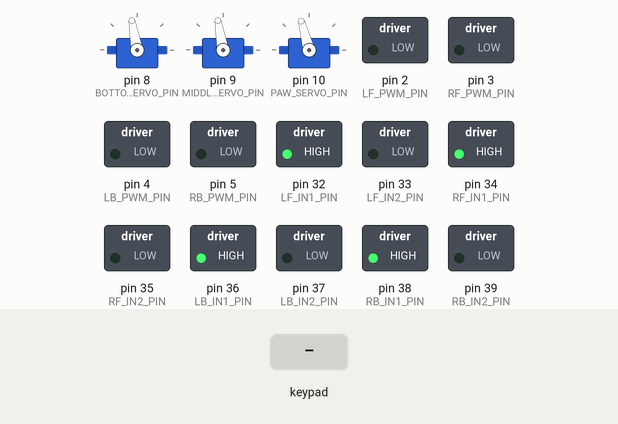
This sketch was run on a simulated Arduino Mega 2560, built with avr-gcc and run on an emulated ATmega2560. On the bench: 3 × servo, switched loads named in the sketch (green lamp = pin HIGH). The inputs (shaded band) are chosen by the test bench.

Above: at 2.2 s.
2.3 s: key 'U' pressed
At 3.7 s:
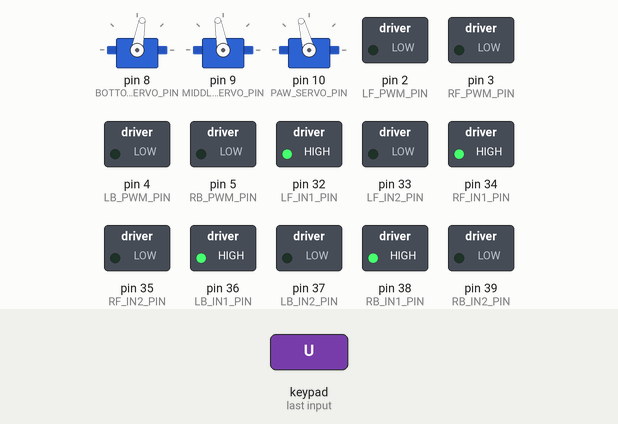
4.1 s: key 'L' pressed
At 5.0 s:
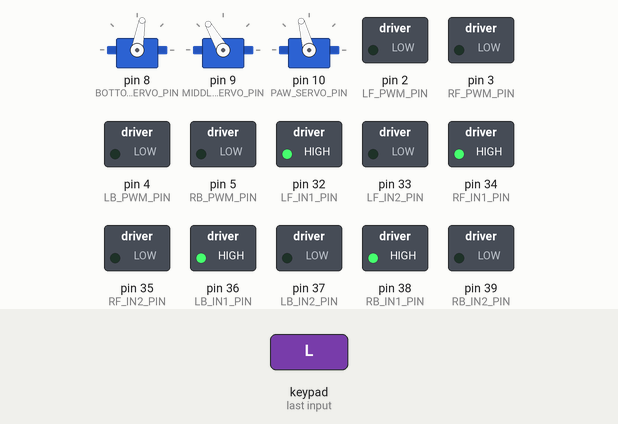
5.9 s: key 'D' pressed
At 7.4 s:
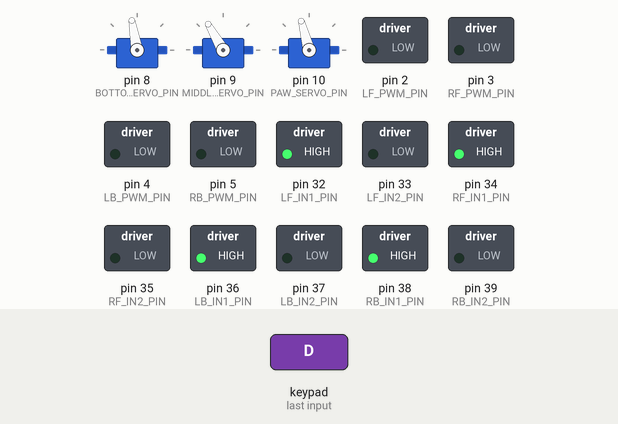
7.7 s: key 'S' pressed
At 9.1 s:
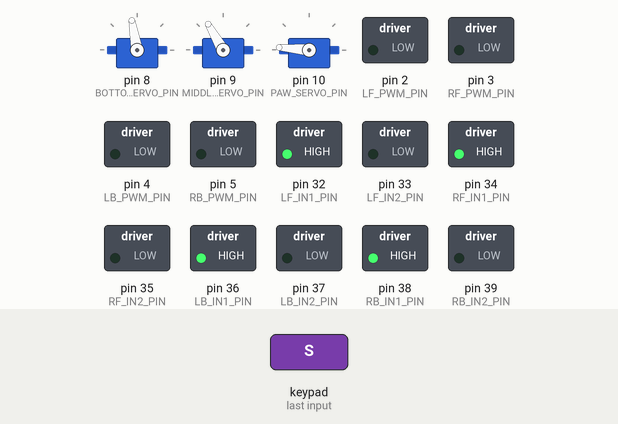
9.4 s: key 'R' pressed
At 10.7 s:
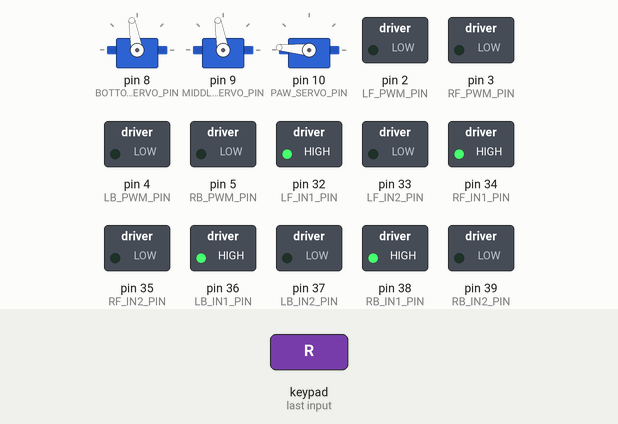
11.3 s: key 'O' pressed
At 12.1 s:
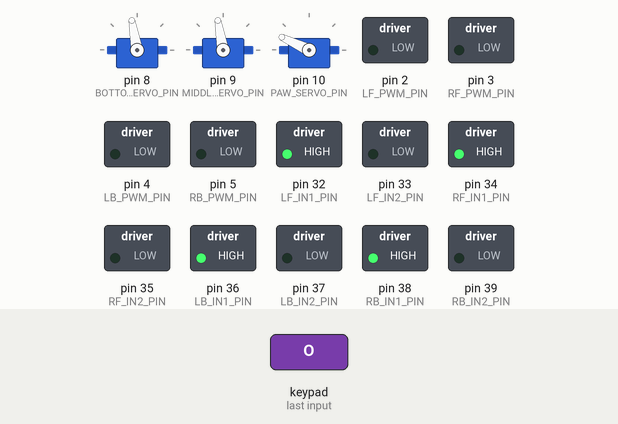
Timing chart, 0 to 14.2 s (numbered marks = the images above; inputs shaded):
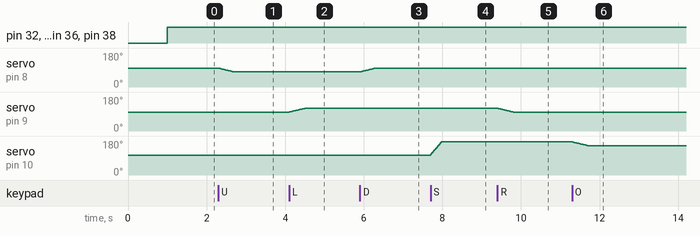

Measured:
- after the input at 2.3 s, servo on pin 8 (BOTTOM_SERVO_PIN): moves from 100° to 80° over 0.39 s, starting at once
- after the input at 4.1 s, servo on pin 9 (MIDDLE_SERVO_PIN): moves from 100° to 120° over 0.39 s, starting at once
- after the input at 5.9 s, servo on pin 8 (BOTTOM_SERVO_PIN): moves from 80° to 100° over 0.39 s, starting at once
- after the input at 7.7 s, servo on pin 10 (PAW_SERVO_PIN): moves from 105° to 175° over 0.27 s, starting at once
- after the input at 9.4 s, servo on pin 9 (MIDDLE_SERVO_PIN): moves from 120° to 100° over 0.39 s, starting at once
- after the input at 11.3 s, servo on pin 10 (PAW_SERVO_PIN): moves from 175° to 155° over 0.39 s, starting at once

The sketch:

MachineContest2025.ino
```cpp
/*
 * Main program for our machine
 *
 * This project uses the PS2X_lib library (GPLv3) by Bill Porter
 * See: https://github.com/madsci1016/Arduino-PS2X
 */

#include <Arduino.h>
#include "Globals.h"
#include "Controller.h"

PS2X ps2x; // Create PS2 Controller Class
Arm arm; // Create Arm Class

void setup() {
	// Initializations
	InitWheels();
	InitArm(arm);
	InitStepper();
	ps2x.config_gamepad(PS2X_CLK_PIN, PS2X_CMD_PIN, PS2X_CS_PIN, PS2X_DAT_PIN, pressures, rumble);

	delay(1000); // Wait for initialization to finish
}

void loop() {
	ps2x.read_gamepad(); // Read the gamepad values

	MoveWheels(ps2x); // Move the mecanum wheels based on the controller input
	MoveArm(ps2x, arm); // Move the servos based on the controller input
	MoveStepper(ps2x); // Move the stepper motor based on the controller input

	CompleteAction(ps2x, arm); // Complete the designated actions based on the controller input

	delay(20); // Small delay
}
```

Controller.cpp
```cpp
#include "Controller.h"

void MoveWheels(PS2X& ps2x) {
	// Read joystick values and center them to -128 to 127 range
	int leftX = ps2x.Analog(PSS_LX) - 127;
	int leftY = -ps2x.Analog(PSS_LY) + 128; // Invert Y
	int rightX = ps2x.Analog(PSS_RX) - 127;

	if (leftX == 128) leftX = 127;
	if (leftY == 128) leftY = 127;
	if (rightX == 128) rightX = 127;

	if (abs(rightX) > DEADZONE) { // Rotation comes first
		SetMotorSpeed(MotorSpeed{
			.LF = rightX,
			.RF = -rightX,
			.LB = rightX,
			.RB = -rightX
		});
	}
	else if (abs(leftX) > DEADZONE || abs(leftY) > DEADZONE) { // Translation next
		SetMotorSpeed(MotorSpeed{
			.LF = TRUNCATE(leftY + leftX, -127, 127),
			.RF = TRUNCATE(leftY - leftX, -127, 127),
			.LB = TRUNCATE(leftY - leftX, -127, 127),
			.RB = TRUNCATE(leftY + leftX, -127, 127)
		}); // This algorithm ensures that the machine can move in every direction, controlled by the left joystick
	}
	else { // Stop, if no valid input
		SetMotorSpeed(MotorSpeed{
			.LF = 0,
			.RF = 0,
			.LB = 0,
			.RB = 0
		});
	}
}

void MoveArm(PS2X& ps2x, Arm& arm) {
	// Read the button values
	Byte status = 0; // This is a bitmask

	// Check if the buttons are pressed
	if (ps2x.Button(BOTTOM_SERVO_DOWN)) status |= BOTTOM_SERVO_CHANGE;
	else if (ps2x.Button(BOTTOM_SERVO_UP)) status |= BOTTOM_SERVO_CHANGE | BOTTOM_SERVO_DIRECTION_IS_UP;

	if (ps2x.Button(MIDDLE_SERVO_DOWN)) status |= MIDDLE_SERVO_CHANGE;
	else if (ps2x.Button(MIDDLE_SERVO_UP)) status |= MIDDLE_SERVO_CHANGE | MIDDLE_SERVO_DIRECTION_IS_UP;

	if (ps2x.Button(PAW_SERVO_CLOSE)) status |= PAW_SERVO_CHANGE;
	else if (ps2x.Button(PAW_SERVO_OPEN)) status |= PAW_SERVO_CHANGE | PAW_SERVO_DIRECTION_IS_OPEN;

	// Increment the servo angle based on the button status
	IncrementServoAngle(arm, status);
}

void MoveStepper(PS2X& ps2x) {
	// Read the button values
	if (ps2x.Button(STEPPER_UP)) MoveStepper(UP);
	else if (ps2x.Button(STEPPER_DOWN)) MoveStepper(DOWN);
}

void CompleteAction(PS2X& ps2x, Arm& arm) {
	// TODO: Implement the complete action logic
}
```

Controller.h
```cpp
/*
 * This header contains functions that convert the PS2X controller input into actions
 */

#ifndef _CONTROLLER_H_
#define _CONTROLLER_H_

#include <Arduino.h>
#include "PS2X_lib.h"
#include "Globals.h"
#include "Movements.h"

void MoveWheels(PS2X& ps2x); // Move the four mecanum wheels based on the controller input
void MoveArm(PS2X& ps2x, Arm& arm); // Move the servos based on the controller input
void MoveStepper(PS2X& ps2x); // Move the stepper motor based on the controller input
void CompleteAction(PS2X& ps2x, Arm& arm); // Complete the designated actions based on the controller input

#endif // _CONTROLLER_H_
```

Globals.cpp
```cpp
#include "Globals.h"

void InitWheels() {
	// Set the pins for the wheels
	pinMode(LF_IN1_PIN, OUTPUT);
	pinMode(LF_IN2_PIN, OUTPUT);
	pinMode(RF_IN1_PIN, OUTPUT);
	pinMode(RF_IN2_PIN, OUTPUT);
	pinMode(LB_IN1_PIN, OUTPUT);
	pinMode(LB_IN2_PIN, OUTPUT);
	pinMode(RB_IN1_PIN, OUTPUT);
	pinMode(RB_IN2_PIN, OUTPUT);
	pinMode(LF_PWM_PIN, OUTPUT);
	pinMode(RF_PWM_PIN, OUTPUT);
	pinMode(LB_PWM_PIN, OUTPUT);
	pinMode(RB_PWM_PIN, OUTPUT);

	// Set the initial state of the wheels
	digitalWrite(LF_IN1_PIN, LOW);
	digitalWrite(LF_IN2_PIN, LOW);
	digitalWrite(RF_IN1_PIN, LOW);
	digitalWrite(RF_IN2_PIN, LOW);
	digitalWrite(LB_IN1_PIN, LOW);
	digitalWrite(LB_IN2_PIN, LOW);
	digitalWrite(RB_IN1_PIN, LOW);
	digitalWrite(RB_IN2_PIN, LOW);
}

void InitArm(Arm& arm) {
	// Attach the servos to the specified pins
	arm.bottom.attach(BOTTOM_SERVO_PIN, BOTTOM_SERVO_MIN, BOTTOM_SERVO_MAX);
	arm.middle.attach(MIDDLE_SERVO_PIN, MIDDLE_SERVO_MIN, MIDDLE_SERVO_MAX);
	arm.paw.attach(PAW_SERVO_PIN, PAW_SERVO_MIN, PAW_SERVO_MAX);

	// Set initial angles
	arm.bottom.write(BOTTOM_SERVO_INITIAL);
	arm.middle.write(MIDDLE_SERVO_INITIAL);
	arm.paw.write(PAW_SERVO_MIN_INITIAL);
}

void InitStepper() {
	// Set the initial state of the stepper motor
	pinMode(STEPPER_DIRECTION_PIN, OUTPUT);
	pinMode(STEPPER_STEP_PIN, OUTPUT);
	pinMode(STEPPER_ENABLE_PIN, OUTPUT);

	// Enable the stepper motor
	digitalWrite(STEPPER_ENABLE_PIN, LOW);
}
```

Globals.h
```cpp
/*
 * This header defines global constants, structures, and methods.
 */

#ifndef _GLOBALS_H_
#define _GLOBALS_H_

#include <Arduino.h>
#include <Servo.h>

// 1-bit data types
typedef unsigned char UByte; // 1-bit unsigned integer, 0 to 255
typedef signed char Byte; // 1-bit signed integer, -128 to 127

// PS2X controller pins
#define PS2X_CLK_PIN  46
#define PS2X_CS_PIN  48
#define PS2X_CMD_PIN  50
#define PS2X_DAT_PIN  52
#define pressures false
#define rumble false

// PS2X controller buttons
#define DEADZONE 10

#define BOTTOM_SERVO_DOWN PSB_PAD_DOWN
#define BOTTOM_SERVO_UP PSB_PAD_UP
#define MIDDLE_SERVO_DOWN PSB_PAD_RIGHT
#define MIDDLE_SERVO_UP PSB_PAD_LEFT
#define PAW_SERVO_OPEN PSB_PINK
#define PAW_SERVO_CLOSE PSB_RED
#define STEPPER_UP PSB_GREEN
#define STEPPER_DOWN PSB_BLUE
// TODO: Add more buttons for advanced movements

// Wheel motor pins
#define LF_IN1_PIN 32
#define LF_IN2_PIN 33
#define RF_IN1_PIN 34
#define RF_IN2_PIN 35
#define LB_IN1_PIN 36
#define LB_IN2_PIN 37
#define RB_IN1_PIN 38
#define RB_IN2_PIN 39
#define LF_PWM_PIN 2
#define RF_PWM_PIN 3
#define LB_PWM_PIN 4
#define RB_PWM_PIN 5

// Servo pins
#define BOTTOM_SERVO_PIN 8
#define MIDDLE_SERVO_PIN 9
#define PAW_SERVO_PIN 10

// Servo angles
#define BOTTOM_SERVO_MIN 0
#define BOTTOM_SERVO_MAX 200
#define MIDDLE_SERVO_MIN 0
#define MIDDLE_SERVO_MAX 200
#define PAW_SERVO_MIN 105
#define PAW_SERVO_MAX 175
#define BOTTOM_SERVO_INITIAL 100
#define MIDDLE_SERVO_INITIAL 100
#define PAW_SERVO_MIN_INITIAL 105

// Servo status bitmask
#define BOTTOM_SERVO_CHANGE 0x01
#define BOTTOM_SERVO_DIRECTION_IS_UP 0x02
#define MIDDLE_SERVO_CHANGE 0x04
#define MIDDLE_SERVO_DIRECTION_IS_UP 0x08
#define PAW_SERVO_CHANGE 0x10
#define PAW_SERVO_DIRECTION_IS_OPEN 0x20

// Stepper motor pins
#define STEPPER_DIRECTION_PIN 24
#define STEPPER_STEP_PIN 22
#define STEPPER_ENABLE_PIN 26

// Stepper motor steps
#define STEPPER_STEPS_PER_REVOLUTION 200 // Number of steps per revolution
#define STEPPER_STEP_DELAY 500 // Delay between steps in microseconds
#define UP true
#define DOWN false

#define TRUNCATE(x, MIN, MAX) ((x) < (MIN) ? (MIN) : ((x) > (MAX) ? (MAX) : (x))) // Truncate a value to a range

// Motor speed structure
struct MotorSpeed {
  int LF;
  int RF;
  int LB;
  int RB;
};

// Servo angle structure
struct ServoAngle {
	int BOTTOM;
	int MIDDLE;
	int PAW;
};

// Arm structure
struct Arm {
  Servo bottom;
  Servo middle;
  Servo paw;
};

// Global methods
void InitWheels(); // Initialize the mecanum wheels
void InitArm(Arm& arm); // Initialize the servos
void InitStepper(); // Initialize the stepper motor

#endif // _GLOBALS_H_
```

Movements.cpp
```cpp
#include "Movements.h"

void SetMotorSpeed(const MotorSpeed& speed) {
	// Set the speed of each motor
	if (speed.LF & 0x80) { // Speed is negative
		digitalWrite(LF_IN1_PIN, LOW);
		digitalWrite(LF_IN2_PIN, HIGH);
	} else {
		digitalWrite(LF_IN1_PIN, HIGH);
		digitalWrite(LF_IN2_PIN, LOW);
	}
	analogWrite(LF_PWM_PIN, abs(speed.LF) * 2); // Multiply by 2 to convert to 8-bit PWM

	if (speed.RF & 0x80) { // Speed is negative
		digitalWrite(RF_IN1_PIN, LOW);
		digitalWrite(RF_IN2_PIN, HIGH);
	} else {
		digitalWrite(RF_IN1_PIN, HIGH);
		digitalWrite(RF_IN2_PIN, LOW);
	}
	analogWrite(RF_PWM_PIN, abs(speed.RF) * 2); // Multiply by 2 to convert to 8-bit PWM

	if (speed.LB & 0x80) { // Speed is negative
		digitalWrite(LB_IN1_PIN, LOW);
		digitalWrite(LB_IN2_PIN, HIGH);
	} else {
		digitalWrite(LB_IN1_PIN, HIGH);
		digitalWrite(LB_IN2_PIN, LOW);
	}
	analogWrite(LB_PWM_PIN, abs(speed.LB) * 2); // Multiply by 2 to convert to 8-bit PWM

	if (speed.RB & 0x80) { // Speed is negative
		digitalWrite(RB_IN1_PIN, LOW);
		digitalWrite(RB_IN2_PIN, HIGH);
	} else {
		digitalWrite(RB_IN1_PIN, HIGH);
		digitalWrite(RB_IN2_PIN, LOW);
	}
	analogWrite(RB_PWM_PIN, abs(speed.RB) * 2); // Multiply by 2 to convert to 8-bit PWM
}

void IncrementServoAngle(Arm& arm, const UByte& status) {
	int angle;

	if (status & BOTTOM_SERVO_CHANGE) { // Bottom servo moving
		angle = arm.bottom.read() + ((status & BOTTOM_SERVO_DIRECTION_IS_UP) ? -1 : 1);
		arm.bottom.write(TRUNCATE(angle, BOTTOM_SERVO_MIN, BOTTOM_SERVO_MAX));
	}
	if (status & MIDDLE_SERVO_CHANGE) { // Middle servo moving
		angle = arm.middle.read() + ((status & MIDDLE_SERVO_DIRECTION_IS_UP) ? 1 : -1);
		arm.middle.write(TRUNCATE(angle, MIDDLE_SERVO_MIN, MIDDLE_SERVO_MAX));
	}
	if (status & PAW_SERVO_CHANGE) { // Paw servo moving
		angle = arm.paw.read() + ((status & PAW_SERVO_DIRECTION_IS_OPEN) ? 5 : -1); // Open is faster to increase efficiency, while close is slower to ensure a tight grip
		arm.paw.write(TRUNCATE(angle, PAW_SERVO_MIN, PAW_SERVO_MAX));
	}
}

void SetServoAngle(Arm& arm, const ServoAngle& angle) {
	arm.bottom.write(TRUNCATE(angle.BOTTOM, BOTTOM_SERVO_MIN, BOTTOM_SERVO_MAX));
	arm.middle.write(TRUNCATE(angle.MIDDLE, MIDDLE_SERVO_MIN, MIDDLE_SERVO_MAX));
	arm.paw.write(TRUNCATE(angle.PAW, PAW_SERVO_MIN, PAW_SERVO_MAX));
}

void MoveStepper(bool direction) {
	// Set the direction of the stepper motor
	digitalWrite(STEPPER_DIRECTION_PIN, direction == UP ? HIGH : LOW);

	// Step the motor
	for (int i = 0; i < STEPPER_STEPS_PER_REVOLUTION; ++i) {
		digitalWrite(STEPPER_STEP_PIN, HIGH);
		delayMicroseconds(STEPPER_STEP_DELAY); // Adjust the delay for speed
		digitalWrite(STEPPER_STEP_PIN, LOW);
		delayMicroseconds(STEPPER_STEP_DELAY); // Adjust the delay for speed
	}

}
```

Movements.h
```cpp
/*
 * This header contains methods that realize abstract movements of the robot.
 */

#ifndef _MOVEMENTS_H_
#define _MOVEMENTS_H_

#include <Arduino.h>
#include <Servo.h>
#include "Globals.h"

// Basic movements
void SetMotorSpeed(const MotorSpeed& speed); // Motor speed setting, range -128 ~ 127
void IncrementServoAngle(Arm& arm, const UByte& status); // Increment the servo angle based on the button status
void SetServoAngle(Arm& arm, const ServoAngle& angle); // Set the servo angle
void MoveStepper(bool direction); // Move the stepper motor in the specified direction

// Advanced movements
// TODO: Implement advanced arm movements

#endif // _MOVEMENTS_H_
```
